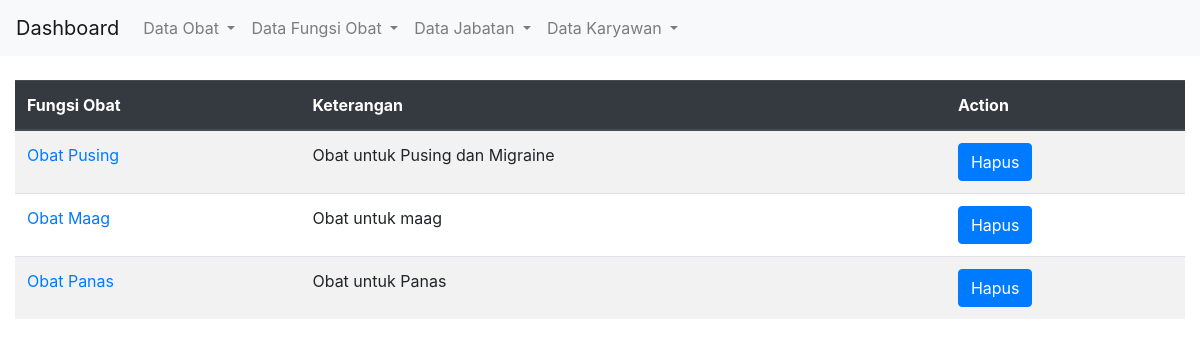
Screenshot of /obat/f_obat_list/ with the database file from the repository.
### obat/models.py (models this page shows, shortened)
class Fungsi_Obat(models.Model):
    fungsi_obat = models.CharField(max_length=20)
    keterangan = models.CharField(max_length=100)

### obat/views.py (the view)
# urls.py: path('f_obat_list/', views.obat_f_list, name='f_obat_list'),
def obat_f_list(request):
    f_obat = Fungsi_Obat.objects.all()
    return render(request, "fungsi_obat/list_f_obat.html", {"f_obats": f_obat, })

### templates/fungsi_obat/list_f_obat.html (shortened to what this page needs)
{% extends "master/base.html" %}
{% load static %}
{% block body %}
<br />
<div class="table-responsive">
  <table class="table table-striped table-fixed" id="data">
    <thead class="thead-dark">
      <tr>
        <th scope="col">Fungsi Obat</th>
        <th scope="col">Keterangan</th>
        <th scope="col">Action</th>
      </tr>
    </thead>
    <tbody id="myTable">
      {% for Fungsi_Obat in f_obats %}
      <tr>
        <td><a href="{% url 'obat:update_f_obat' Fungsi_Obat.id %}">{{ Fungsi_Obat.fungsi_obat }}</td>
        <td>{{ Fungsi_Obat.keterangan }}</td>
        <td><button type="button" class="btn btn-primary" data-toggle="modal" data-target="#hapus-{{Fungsi_Obat.id}}">
          Hapus
        </button></td>
      </tr>
      {% endfor %}
    </tbody>
  </table>
</div>
{% endblock body %}

### rows the page displays
Fungsi_Obat: fungsi_obat "Obat Pusing", keterangan "Obat untuk Pusing dan Migraine"
Fungsi_Obat: fungsi_obat "Obat Maag", keterangan "Obat untuk maag"
Fungsi_Obat: fungsi_obat "Obat Panas", keterangan "Obat untuk Panas"
